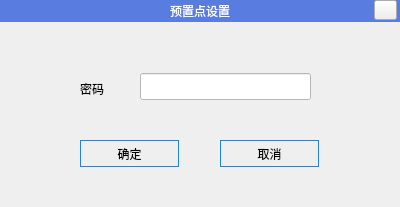
<?xml version="1.0" encoding="UTF-8"?>
<ui version="4.0">
 <class>presetPasswdConfirm</class>
 <widget class="QWidget" name="presetPasswdConfirm">
  <property name="geometry">
   <rect>
    <x>0</x>
    <y>0</y>
    <width>400</width>
    <height>207</height>
   </rect>
  </property>
  <property name="focusPolicy">
   <enum>Qt::ClickFocus</enum>
  </property>
  <property name="windowTitle">
   <string>Form</string>
  </property>
  <widget class="QPushButton" name="confirmPushButton">
   <property name="geometry">
    <rect>
     <x>80</x>
     <y>140</y>
     <width>99</width>
     <height>27</height>
    </rect>
   </property>
   <property name="styleSheet">
    <string notr="true">color: rgb(0, 0, 0);
background-image: url(:/res/anniubk.png);
border-color: rgb(33, 131, 229);
border-width: 1px;
border-style: solid;</string>
   </property>
   <property name="text">
    <string>确定</string>
   </property>
  </widget>
  <widget class="QPushButton" name="canclePushButton">
   <property name="geometry">
    <rect>
     <x>220</x>
     <y>140</y>
     <width>99</width>
     <height>27</height>
    </rect>
   </property>
   <property name="styleSheet">
    <string notr="true">color: rgb(0, 0, 0);
background-image: url(:/res/anniubk.png);
border-color: rgb(33, 131, 229);
border-width: 1px;
border-style: solid;</string>
   </property>
   <property name="text">
    <string>取消</string>
   </property>
  </widget>
  <widget class="QLineEdit" name="passwordLineEdit">
   <property name="geometry">
    <rect>
     <x>140</x>
     <y>73</y>
     <width>171</width>
     <height>27</height>
    </rect>
   </property>
   <property name="styleSheet">
    <string notr="true">background-color: rgb(255, 255, 255);</string>
   </property>
   <property name="echoMode">
    <enum>QLineEdit::Password</enum>
   </property>
   <property name="readOnly">
    <bool>false</bool>
   </property>
  </widget>
  <widget class="QLabel" name="passwordLabel">
   <property name="geometry">
    <rect>
     <x>80</x>
     <y>80</y>
     <width>41</width>
     <height>17</height>
    </rect>
   </property>
   <property name="text">
    <string>密码</string>
   </property>
  </widget>
  <widget class="QLabel" name="label_2">
   <property name="geometry">
    <rect>
     <x>0</x>
     <y>0</y>
     <width>400</width>
     <height>22</height>
    </rect>
   </property>
   <property name="styleSheet">
    <string notr="true">background-color: rgb(88, 124, 224);
color: rgb(255, 255, 255);</string>
   </property>
   <property name="text">
    <string>预置点设置</string>
   </property>
   <property name="alignment">
    <set>Qt::AlignCenter</set>
   </property>
  </widget>
  <widget class="QPushButton" name="closePushButton">
   <property name="geometry">
    <rect>
     <x>374</x>
     <y>0</y>
     <width>23</width>
     <height>20</height>
    </rect>
   </property>
   <property name="styleSheet">
    <string notr="true">border-image: url(:/res/close.png);</string>
   </property>
   <property name="text">
    <string/>
   </property>
  </widget>
 </widget>
 <resources/>
 <connections/>
</ui>
